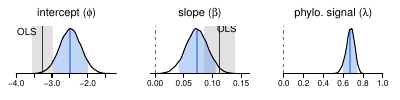

This figure's R source:
# div_popsize_chains.r -- 

library(tidyverse)
library(scales)
library(latex2exp)
library(HDInterval)


source('plot_funs.r')
source('color_scheme.r')
source('../../R/utilities.r')

opar <- par(no.readonly=TRUE)

# output <- FALSE
output <- TRUE
if (output) 
  pdf('div_popsize_post.pdf', height=1, width=4)

# Stan posteriors, OLS fits, and raw data
load('../../data/diversity_popsize_chains.Rdata')


phi <- rstan:::extract(dps_fit, pars='phi')$phi
beta <- rstan:::extract(dps_fit, pars='beta')$beta
sigma_r <- rstan:::extract(dps_fit, pars='sigma_r')$sigma_r 
sigma_p <- rstan:::extract(dps_fit, pars='sigma_p')$sigma_p

lambda_est(dps_fit)

lambda <- sigma_p / (sigma_p + sigma_r)

layout(matrix(1:3, byrow=TRUE, nrow=1, ncol=3))
par(mar=c(2, 1, 2, 1), oma=rep(0, 4))

post_plot(phi, main=latex2exp::TeX('intercept ($\\phi$)'), 
          bs_ci=dps_bs_cis[1, ])
text(-3.84, 1.23, 'OLS', cex=0.9, xpd=TRUE)
post_plot(beta, main=latex2exp::TeX('slope ($\\beta$)'), 
          bs_ci=dps_bs_cis[2, ])
text(0.158, 18, 'OLS', cex=0.9)
post_plot(lambda, main=latex2exp::TeX('phylo. signal ($\\lambda$)'),
           xlim=c(0, 1))

if (output) 
  dev.off()


